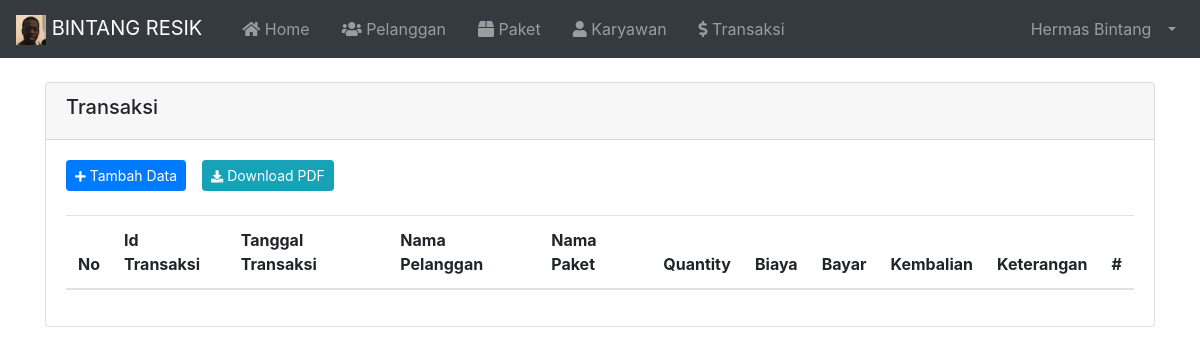
/index.php?page=Transaksi (signed in), run on an earlier commit of the app's database.
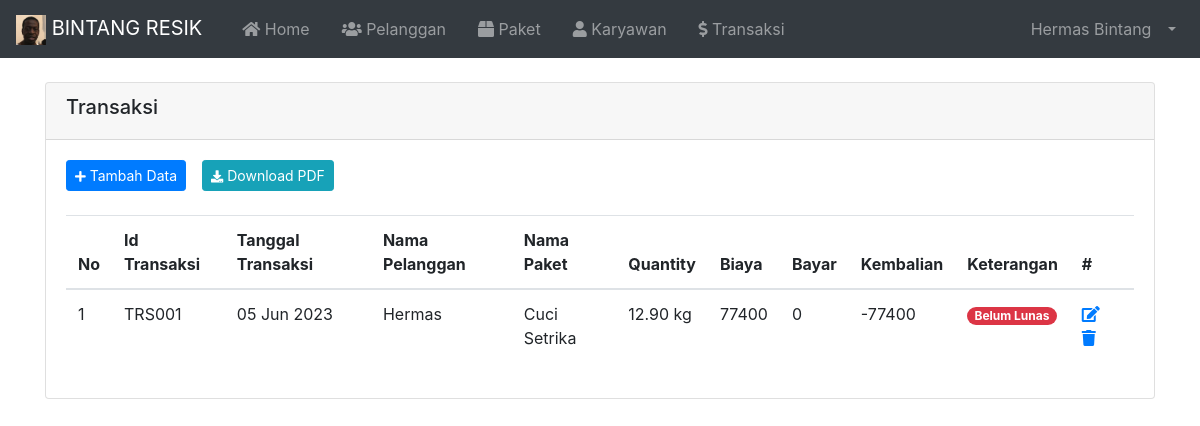
And on a later commit of the database.
### tables this page shows
CREATE TABLE `tbl_karyawan` (
  `id` int(11) NOT NULL,
  `nama` varchar(100) NOT NULL,
  `username` varchar(30) NOT NULL,
  `password` varchar(255) NOT NULL,
  `email` varchar(255) NOT NULL,
  `no_hp` varchar(20) NOT NULL,
  `alamat` varchar(100) NOT NULL,
  `catatan` varchar(255) NOT NULL,
  `image` varchar(255) NOT NULL,
  `role` varchar(20) NOT NULL
);

CREATE TABLE `tbl_transaksi` (
  `id` varchar(10) NOT NULL,
  `tanggal` varchar(20) NOT NULL,
  `id_pelanggan` varchar(10) NOT NULL,
  `kd_paket` varchar(10) NOT NULL,
  `qty` decimal(5,2) NOT NULL,
  `biaya` int(11) NOT NULL,
  `bayar` int(11) NOT NULL,
  `kembalian` int(11) NOT NULL
);

CREATE TABLE `tbl_pelanggan` (
  `id` varchar(10) NOT NULL,
  `nama` varchar(100) NOT NULL,
  `alamat` varchar(255) NOT NULL,
  `no_hp` varchar(20) NOT NULL
);

CREATE TABLE `tbl_paket` (
  `id` varchar(10) NOT NULL,
  `paket` varchar(100) NOT NULL,
  `harga_kilo` int(11) NOT NULL,
  `deskripsi` varchar(255) NOT NULL
);

### index.php (called while the page is built, shortened)
<?php
  require 'load/config.php';
  require 'load/function.php';
?>
<?php require_once 'header.php'; ?>
<?php require 'content.php'; ?>
<?php require_once 'footer.php'; ?>

### load/function.php (called while the page is built, shortened)
<?php
  require 'config.php';
  function viewDatas( $query ) {
    global $koneksi;
    $result = mysqli_query($koneksi, $query);
    $rows = [];
      while ($row = mysqli_fetch_assoc($result)) {
        $rows[] = $row;
      }
    return $rows;
  }
?>

### page/transaksi/transaksi.php (the view, shortened to what this page needs)
<?php
  $query = "SELECT tbl_transaksi.id, tbl_transaksi.tanggal ,tbl_pelanggan.nama, tbl_paket.paket, tbl_transaksi.qty, tbl_transaksi.biaya, tbl_transaksi.bayar, tbl_transaksi.kembalian
            FROM tbl_transaksi
            INNER JOIN tbl_pelanggan
            ON tbl_transaksi.id_pelanggan = tbl_pelanggan.id
            INNER JOIN tbl_paket
            ON tbl_transaksi.kd_paket = tbl_paket.id
            ORDER BY tbl_transaksi.id DESC"
?>
<div class="container">
  <div class="card mt-4 mb-4">
    <div class="card-header">
      <h5>Transaksi</h5>
    </div>
    <div class="card-body">
      <div class="d-flex justify-content-start mb-4">
        <a href="?page=TambahTransaksi" type="button" class="btn btn-sm btn-primary mr-3"><i class="fas fa-plus fa-sm text-white"></i> Tambah Data</a>
        <a href="page/transaksi/laporantransaksi.php" target="_blank" type="button" class="btn btn-sm btn-info mr-3"><i class="fas fa-download fa-sm text-white"></i> Download PDF</a>
      </div>
      <table id="dataTables" class="table table-hover">
        <thead>
          <tr>
            <th>No</th>
            <th>Id Transaksi</th>
            <th>Tanggal Transaksi</th>
            <th>Nama Pelanggan</th>
            <th>Nama Paket</th>
            <th>Quantity</th>
            <th>Biaya</th>
            <th>Bayar</th>
            <th>Kembalian</th>
            <th>Keterangan</th>
            <th>#</th>
          </tr>
        </thead>
        <tbody>
          <?php $no = 1; ?>
          <?php $transaksi = viewDatas($query); ?>
          <?php foreach($transaksi as $data) : ?>
          <tr>
            <td><?= $no++;?></td>
            <td><?= $data['id']; ?></td>
            <td><?= $data['tanggal']; ?></td>
            <td><?= $data['nama']; ?></td>
            <td><?= $data['paket']; ?></td>
            <td><?= $data['qty']; ?> kg</td>
            <td><?= $data['biaya']; ?></td>
            <td><?= $data['bayar']; ?></td>
            <td><?= $data['kembalian']; ?></td>
            <td>
						<?php
							if ( $data['kembalian'] < 0 ) {
								echo "<span class='badge badge-pill badge-danger'>Belum Lunas</span>";
							} else {
								echo "<span class='badge badge-pill badge-success'>Lunas</span>";
							}
						?>
						</td>
            <td>
              <a href="?page=EditTransaksi&id=<?php echo $data['id']; ?>">
                <span class="fas fa-edit"></span>
              </a>
              <a href="?page=HapusTransaksi&id=<?php echo $data['id']; ?>"
                onclick="return confirm('Yakin ingin hapus <?= $data['id']; ?>');">
                <span class="fas fa-trash"></span>
            </td>
          </tr>
          <?php endforeach; ?>
        </tbody>
      </table>
    </div>
  </div>
</div>

### header.php (shortened to what this page needs)
<?php
  $id = $_SESSION['id'];
  $result = mysqli_query($koneksi, "SELECT * FROM tbl_karyawan WHERE id = '$id'");
  $user = mysqli_fetch_assoc($result);
?>
<!DOCTYPE html>
<html lang="en">
<head>
	<link rel="stylesheet" href="asset/vendor/bootstrap-4.5.3/css/bootstrap.min.css">
	<link rel="stylesheet" href="asset/vendor/fontawesome/css/all.min.css">
	<link rel="stylesheet" href="asset/vendor/datatables-b4/datatables.min.css">
</head>
<body>
	<nav class="navbar navbar-expand-lg navbar-dark bg-dark">
		<a class="navbar-brand" href="index.php">
			<img src="asset/img/logo.png" width="30" height="30" alt="">
			BINTANG RESIK
		</a>
		<div class="collapse navbar-collapse" id="navbarSupportedContent">
			<ul class="navbar-nav mr-auto">
				<li class="nav-item ml-3">
					<a class="nav-link" href="index.php"><i class="fas fa-home"></i> Home<span class="sr-only">(current)</span></a>
				</li>
				<li class="nav-item ml-3">
					<a class="nav-link" href="?page=Pelanggan"><i class="fas fa-users"></i> Pelanggan</a>
				</li>
				<li class="nav-item ml-3">
					<a class="nav-link" href="?page=Paket"><i class="fas fa-box"></i> Paket</a>
				</li>
				<?php if ($user['role'] == 'Admin') : ?>
				<li class="nav-item ml-3">
					<a class="nav-link" href="?page=Karyawan"><i class="fas fa-user"></i> Karyawan</a>
				</li>
				<?php endif; ?>
				<li class="nav-item ml-3">
					<a class="nav-link " href="?page=Transaksi"><i class="fas fa-dollar-sign"></i> Transaksi</a>
				</li>
			</ul>
			<ul class="navbar-nav ml-auto">
				<li class="nav-item dropdown">
					<a class="nav-link dropdown-toggle" href="#" id="userDropdown" role="button" data-toggle="dropdown"
						aria-haspopup="true" aria-expanded="false">
						<span class="mr-2 d-none d-lg-inline"><?= $user['nama']; ?></span>
					</a>
				</li>
			</ul>
		</div>
	</nav>

### content.php (shortened to what this page needs)
<?php
  switch (@$_GET['page']) {
		case 'Transaksi':
			include 'page/transaksi/transaksi.php';
			break;
  }
?>

### footer.php (shortened to what this page needs)
</body>
</html>

What changed in the data, as far as the page shows it:
added tbl_transaksi: id "TRS001", tanggal "05 Jun 2023", id_pelanggan.nama "Hermas", kd_paket.paket "Cuci Setrika", qty "12.90", biaya "77400", bayar "0", kembalian "-77400", shows "Belum Lunas"
